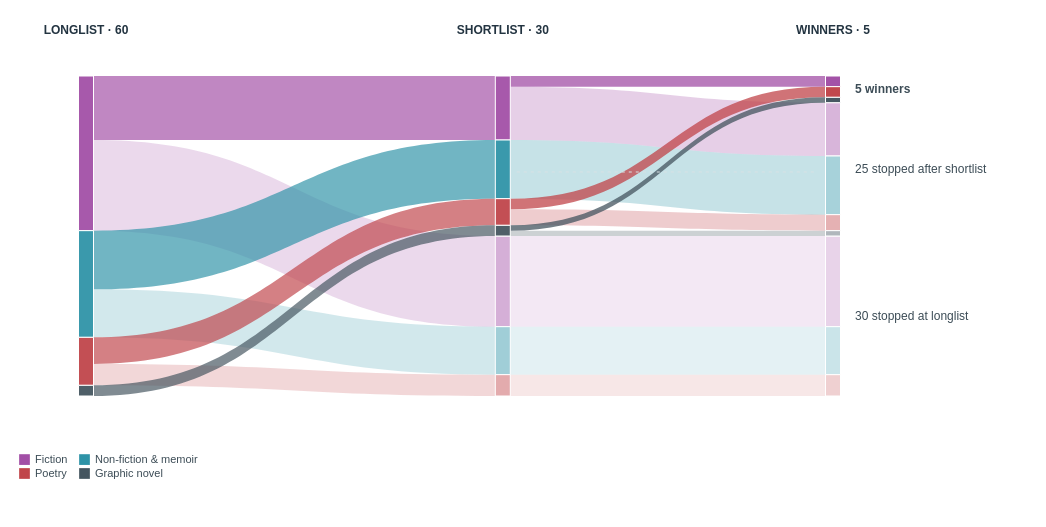

Vega-Lite specification stored for this chart:
### Vega specification from a JSON file in a GitHub repository (floating-point values rounded to 4 significant figures)
{"$schema": "https://vega.github.io/schema/vega/v5.json", "description": "Alluvial of 60 Stella longlisted books in 2022–2026, retaining the 30 books that stopped at the longlist and the 25 that stopped after the shortlist.", "height": 435, "padding": {"left": 18, "right": 18, "top": 8, "bottom": 48}, "autosize": "pad", "background": "#ffffff", "signals": [{"name": "width", "update": "min(1100, max(290, windowSize()[0] - (windowSize()[0] <= 600 ? 96 : windowSize()[0] <= 1000 ? 144 : 190)))", "on": [{"events": "window:resize", "update": "min(1100, max(290, windowSize()[0] - (windowSize()[0] <= 600 ? 96 : windowSize()[0] <= 1000 ? 144 : 190)))"}]}, {"name": "nodeWidth", "value": 15}], "data": [{"name": "nodes", "values": [{"stage": "longlist", "genre": "Fiction", "phase": "longlisted", "y0": 0, "y1": 29, "count": 29, "opacity": 0.94}, {"stage": "shortlist", "genre": "Fiction", "phase": "advanced", "y0": 0, "y1": 12, "count": 12, "opacity": 0.94}, {"stage": "shortlist", "genre": "Fiction", "phase": "stopped at longlist", "y0": 30, "y1": 47, "count": 17, "opacity": 0.45}, {"stage": "outcome", "genre": "Fiction", "phase": "winner", "y0": 0, "y1": 2, "count": 2, "opacity": 0.98}, {"stage": "outcome", "genre": "Fiction", "phase": "stopped at shortlist", "y0": 5, "y1": 15, "count": 10, "opacity": 0.42}, {"stage": "outcome", "genre": "Fiction", "phase": "stopped at longlist", "y0": 30, "y1": 47, "count": 17, "opacity": 0.25}, {"stage": "longlist", "genre": "Non-fiction & memoir", "phase": "longlisted", "y0": 29, "y1": 49, "count": 20, "opacity": 0.94}, {"stage": "shortlist", "genre": "Non-fiction & memoir", "phase": "advanced", "y0": 12, "y1": 23, "count": 11, "opacity": 0.94}, {"stage": "shortlist", "genre": "Non-fiction & memoir", "phase": "stopped at longlist", "y0": 47, "y1": 56, "count": 9, "opacity": 0.45}, {"stage": "outcome", "genre": "Non-fiction & memoir", "phase": "stopped at shortlist", "y0": 15, "y1": 26, "count": 11, "opacity": 0.42}, {"stage": "outcome", "genre": "Non-fiction & memoir", "phase": "stopped at longlist", "y0": 47, "y1": 56, "count": 9, "opacity": 0.25}, {"stage": "longlist", "genre": "Poetry", "phase": "longlisted", "y0": 49, "y1": 58, "count": 9, "opacity": 0.94}, {"stage": "shortlist", "genre": "Poetry", "phase": "advanced", "y0": 23, "y1": 28, "count": 5, "opacity": 0.94}, {"stage": "shortlist", "genre": "Poetry", "phase": "stopped at longlist", "y0": 56, "y1": 60, "count": 4, "opacity": 0.45}, {"stage": "outcome", "genre": "Poetry", "phase": "winner", "y0": 2, "y1": 4, "count": 2, "opacity": 0.98}, {"stage": "outcome", "genre": "Poetry", "phase": "stopped at shortlist", "y0": 26, "y1": 29, "count": 3, "opacity": 0.42}, {"stage": "outcome", "genre": "Poetry", "phase": "stopped at longlist", "y0": 56, "y1": 60, "count": 4, "opacity": 0.25}, {"stage": "longlist", "genre": "Graphic novel", "phase": "longlisted", "y0": 58, "y1": 60, "count": 2, "opacity": 0.94}, {"stage": "shortlist", "genre": "Graphic novel", "phase": "advanced", "y0": 28, "y1": 30, "count": 2, "opacity": 0.94}, {"stage": "outcome", "genre": "Graphic novel", "phase": "winner", "y0": 4, "y1": 5, "count": 1, "opacity": 0.98}, {"stage": "outcome", "genre": "Graphic novel", "phase": "stopped at shortlist", "y0": 29, "y1": 30, "count": 1, "opacity": 0.42}]}, {"name": "links", "values": [{"src": "longlist", "dst": "shortlist", "genre": "Fiction", "phase": "advanced", "sy0": 0, "sy1": 12, "ty0": 0, "ty1": 12, "count": 12, "opacity": 0.68}, {"src": "longlist", "dst": "shortlist", "genre": "Fiction", "phase": "stopped at longlist", "sy0": 12, "sy1": 29, "ty0": 30, "ty1": 47, "count": 17, "opacity": 0.21}, {"src": "shortlist", "dst": "outcome", "genre": "Fiction", "phase": "winner", "sy0": 0, "sy1": 2, "ty0": 0, "ty1": 2, "count": 2, "opacity": 0.75}, {"src": "shortlist", "dst": "outcome", "genre": "Fiction", "phase": "stopped at shortlist", "sy0": 2, "sy1": 12, "ty0": 5, "ty1": 15, "count": 10, "opacity": 0.27}, {"src": "shortlist", "dst": "outcome", "genre": "Fiction", "phase": "stopped at longlist", "sy0": 30, "sy1": 47, "ty0": 30, "ty1": 47, "count": 17, "opacity": 0.13}, {"src": "longlist", "dst": "shortlist", "genre": "Non-fiction & memoir", "phase": "advanced", "sy0": 29, "sy1": 40, "ty0": 12, "ty1": 23, "count": 11, "opacity": 0.68}, {"src": "longlist", "dst": "shortlist", "genre": "Non-fiction & memoir", "phase": "stopped at longlist", "sy0": 40, "sy1": 49, "ty0": 47, "ty1": 56, "count": 9, "opacity": 0.21}, {"src": "shortlist", "dst": "outcome", "genre": "Non-fiction & memoir", "phase": "stopped at shortlist", "sy0": 12, "sy1": 23, "ty0": 15, "ty1": 26, "count": 11, "opacity": 0.27}, {"src": "shortlist", "dst": "outcome", "genre": "Non-fiction & memoir", "phase": "stopped at longlist", "sy0": 47, "sy1": 56, "ty0": 47, "ty1": 56, "count": 9, "opacity": 0.13}, {"src": "longlist", "dst": "shortlist", "genre": "Poetry", "phase": "advanced", "sy0": 49, "sy1": 54, "ty0": 23, "ty1": 28, "count": 5, "opacity": 0.68}, {"src": "longlist", "dst": "shortlist", "genre": "Poetry", "phase": "stopped at longlist", "sy0": 54, "sy1": 58, "ty0": 56, "ty1": 60, "count": 4, "opacity": 0.21}, {"src": "shortlist", "dst": "outcome", "genre": "Poetry", "phase": "winner", "sy0": 23, "sy1": 25, "ty0": 2, "ty1": 4, "count": 2, "opacity": 0.75}, {"src": "shortlist", "dst": "outcome", "genre": "Poetry", "phase": "stopped at shortlist", "sy0": 25, "sy1": 28, "ty0": 26, "ty1": 29, "count": 3, "opacity": 0.27}, {"src": "shortlist", "dst": "outcome", "genre": "Poetry", "phase": "stopped at longlist", "sy0": 56, "sy1": 60, "ty0": 56, "ty1": 60, "count": 4, "opacity": 0.13}, {"src": "longlist", "dst": "shortlist", "genre": "Graphic novel", "phase": "advanced", "sy0": 58, "sy1": 60, "ty0": 28, "ty1": 30, "count": 2, "opacity": 0.68}, {"src": "shortlist", "dst": "outcome", "genre": "Graphic novel", "phase": "winner", "sy0": 28, "sy1": 29, "ty0": 4, "ty1": 5, "count": 1, "opacity": 0.75}, {"src": "shortlist", "dst": "outcome", "genre": "Graphic novel", "phase": "stopped at shortlist", "sy0": 29, "sy1": 30, "ty0": 29, "ty1": 30, "count": 1, "opacity": 0.27}]}, {"name": "stageLabels", "values": [{"stage": "longlist", "heading": "LONGLIST · 60"}, {"stage": "shortlist", "heading": "SHORTLIST · 30"}, {"stage": "outcome", "heading": "WINNERS · 5"}]}, {"name": "outcomeLabels", "values": [{"label": "5 winners", "y": 2.5, "weight": "bold"}, {"label": "25 stopped after shortlist", "y": 17.5, "weight": "normal"}, {"label": "30 stopped at longlist", "y": 45, "weight": "normal"}]}], "scales": [{"name": "stageX", "type": "ordinal", "domain": ["longlist", "shortlist", "outcome"], "range": [{"signal": "width < 600 ? 32 : 68"}, {"signal": "width * 0.48"}, {"signal": "width - (width < 600 ? 32 : 195)"}]}, {"name": "booksY", "type": "linear", "domain": [0, 60], "range": [68, 388], "zero": true}, {"name": "genreColour", "type": "ordinal", "domain": ["Fiction", "Non-fiction & memoir", "Poetry", "Graphic novel"], "range": ["#A24FA6", "#2E93A7", "#C0454A", "#44555F"]}], "legends": [{"fill": "genreColour", "orient": "bottom", "direction": "horizontal", "title": null, "symbolType": "square", "symbolSize": 115, "labelFont": "Arial", "labelFontSize": 11, "labelColor": "#3c4c56", "columns": 2, "offset": 10}], "marks": [{"type": "path", "from": {"data": "links"}, "encode": {"update": {"path": {"signal": "'M' + (scale('stageX', datum.src) + nodeWidth/2) + ',' + scale('booksY', datum.sy0) + ' C' + ((scale('stageX', datum.src) + scale('stageX', datum.dst))/2) + ',' + scale('booksY', datum.sy0) + ' ' + ((scale('stageX', datum.src) + scale('stageX', datum.dst))/2) + ',' + scale('booksY', datum.ty0) + ' ' + (scale('stageX', datum.dst) - nodeWidth/2) + ',' + scale('booksY', datum.ty0) + ' L' + (scale('stageX', datum.dst) - nodeWidth/2) + ',' + scale('booksY', datum.ty1) + ' C' + ((scale('stageX', datum.src) + scale('stageX', datum.dst))/2) + ',' + scale('booksY', datum.ty1) + ' ' + ((scale('stageX', datum.src) + scale('stageX', datum.dst))/2) + ',' + scale('booksY', datum.sy1) + ' ' + (scale('stageX', datum.src) + nodeWidth/2) + ',' + scale('booksY', datum.sy1) + ' Z'"}, "fill": {"scale": "genreColour", "field": "genre"}, "fillOpacity": {"field": "opacity"}, "tooltip": {"signal": "datum.genre + ': ' + datum.count + ' books ' + datum.phase"}}, "hover": {"fillOpacity": {"value": 0.88}}}}, {"type": "rect", "from": {"data": "nodes"}, "encode": {"update": {"x": {"signal": "scale('stageX', datum.stage) - nodeWidth/2"}, "x2": {"signal": "scale('stageX', datum.stage) + nodeWidth/2"}, "y": {"scale": "booksY", "field": "y0"}, "y2": {"scale": "booksY", "field": "y1"}, "fill": {"scale": "genreColour", "field": "genre"}, "fillOpacity": {"field": "opacity"}, "stroke": {"value": "#ffffff"}, "strokeWidth": {"value": 1}, "tooltip": {"signal": "datum.genre + ': ' + datum.count + ' books ' + datum.phase"}}}}, {"type": "rule", "encode": {"update": {"x": {"signal": "scale('stageX', 'shortlist') + 14"}, "x2": {"signal": "scale('stageX', 'outcome') - 18"}, "y": {"scale": "booksY", "value": 18}, "stroke": {"value": "#d7e1e4"}, "strokeDash": {"value": [3, 4]}, "strokeWidth": {"value": 1}}}}, {"type": "text", "from": {"data": "stageLabels"}, "encode": {"update": {"x": {"scale": "stageX", "field": "stage"}, "y": {"value": 22}, "align": {"value": "center"}, "baseline": {"value": "middle"}, "text": {"field": "heading"}, "font": {"value": "Arial"}, "fontSize": {"value": 12}, "fontWeight": {"value": "bold"}, "fill": {"value": "#233441"}}}}, {"type": "text", "from": {"data": "outcomeLabels"}, "encode": {"update": {"x": {"signal": "scale('stageX', 'outcome') + 22"}, "y": {"scale": "booksY", "field": "y"}, "text": {"field": "label"}, "baseline": {"value": "middle"}, "font": {"value": "Arial"}, "fontSize": {"value": 12}, "fontWeight": {"field": "weight"}, "fill": {"value": "#3c4c56"}, "opacity": {"signal": "width >= 620 ? 1 : 0"}}}}]}
